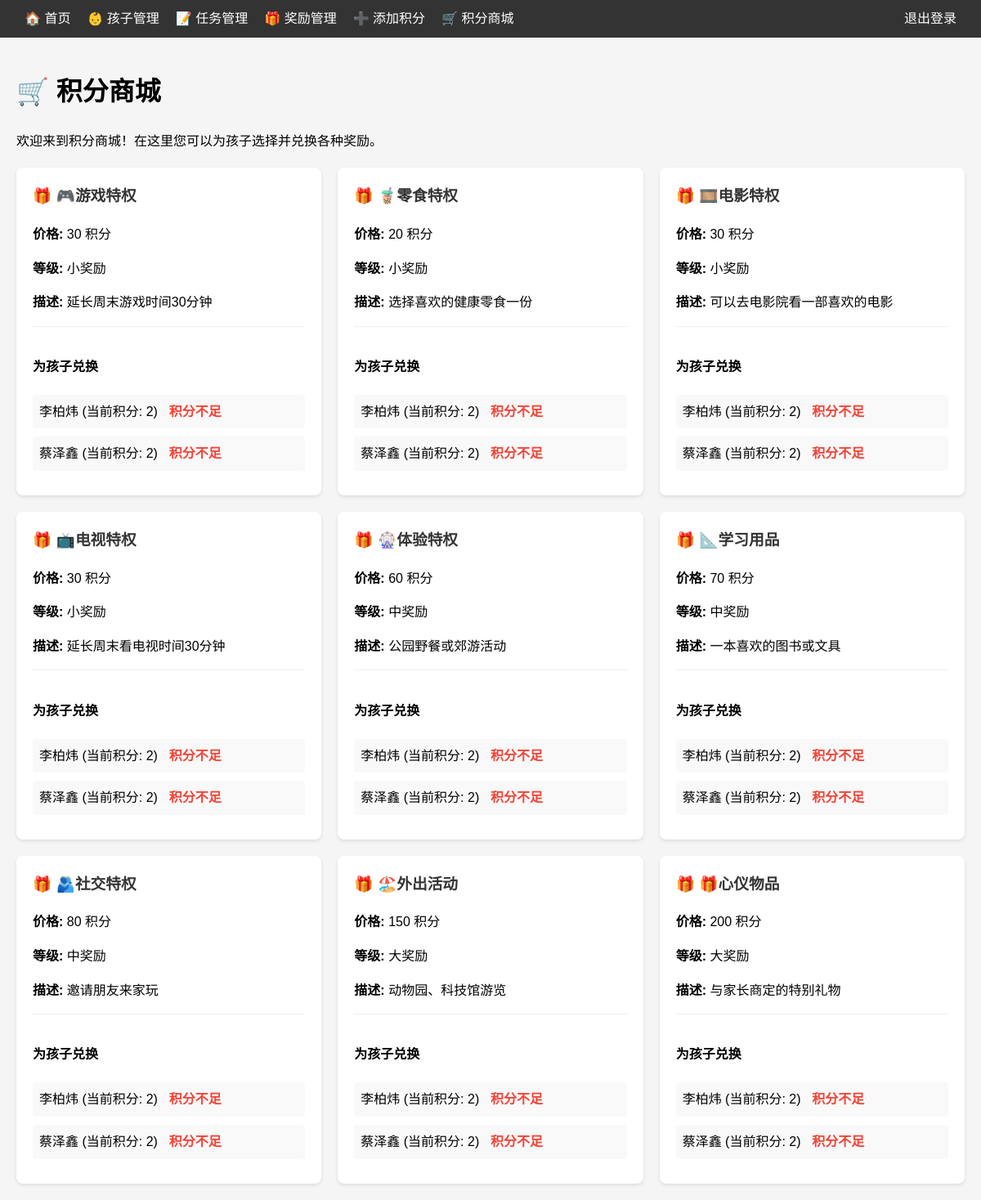
Screenshot of /mall (signed in) with the database file from the repository.
### app/models.py (models this page shows)
class Reward(db.Model):
    id = db.Column(db.Integer, primary_key=True)
    name = db.Column(db.String(128), nullable=False)
    description = db.Column(db.Text)
    cost = db.Column(db.Integer, nullable=False)  # 兑换奖励所需的积分
    level = db.Column(db.String(64), nullable=False, default='小奖励')
    is_active = db.Column(db.Boolean, default=True)
    records = db.relationship('RewardRecord', backref='reward', lazy='dynamic')

class Child(db.Model):
    id = db.Column(db.Integer, primary_key=True)
    name = db.Column(db.String(64), nullable=False)
    age = db.Column(db.Integer)
    points = db.Column(db.Integer, default=0)
    user_id = db.Column(db.Integer, db.ForeignKey('user.id'), nullable=False)
    task_records = db.relationship('TaskRecord', backref='child', lazy='dynamic')
    reward_records = db.relationship('RewardRecord', backref='child', lazy='dynamic')

### app/main/views.py (the view)
@main.route('/mall')
@login_required
def mall():
    children = current_user.children.all()
    available_rewards = Reward.query.filter_by(is_active=True).all()
    rewards_with_availability = []
    for reward in available_rewards:
        child_availability = []
        for child in children:
            can_redeem_count = child.points // reward.cost if reward.cost > 0 else 0
            child_availability.append({
                'child': child,
                'can_redeem_count': can_redeem_count,
                'has_enough_points': can_redeem_count > 0
            })
        rewards_with_availability.append({
            'reward': reward,
            'children_availability': child_availability
        })
    return render_template('mall.html',
                          children=children,
                          rewards_with_availability=rewards_with_availability)

### app/models.py (called while the page is built)
@login_manager.user_loader
def load_user(user_id):
    return User.query.get(int(user_id))

### app/templates/mall.html (shortened to what this page needs)
{% extends "base.html" %}
{% block content %}
    <h1>🛒 积分商城</h1>
    <p>欢迎来到积分商城！在这里您可以为孩子选择并兑换各种奖励。</p>
    {% if children|length == 0 %}
        <div class="flash">您还没有添加孩子，请先添加孩子后再使用积分商城功能。</div>
        <a href="{{ url_for('main.add_child') }}" class="button">添加孩子</a>
    {% elif rewards_with_availability|length == 0 %}
        <div class="flash">商城中暂无可用奖励，请联系管理员添加奖励。</div>
    {% else %}
        <div class="mall-container">
            {% for item in rewards_with_availability %}
            <div class="reward-card">
                <h3>🎁 {{ item.reward.name }}</h3>
                <p><strong>价格:</strong> {{ item.reward.cost }} 积分</p>
                <p><strong>等级:</strong> {{ item.reward.level }}</p>
                {% if item.reward.description %}
                <p><strong>描述:</strong> {{ item.reward.description }}</p>
                {% endif %}
                <div class="child-redemption-section">
                    <h4>为孩子兑换</h4>
                    {% for child_info in item.children_availability %}
                    <div class="child-redemption-item">
                        <span>{{ child_info.child.name }} (当前积分: {{ child_info.child.points }})</span>
                        {% if child_info.has_enough_points %}
                        <a href="{{ url_for('main.redeem_reward', child_id=child_info.child.id, reward_id=item.reward.id) }}"
                           class="button"
                           onclick="return confirm('确定要为{{ child_info.child.name }}兑换【{{ item.reward.name }}】吗？将扣除{{ item.reward.cost }}积分。')">
                            立即兑换
                        </a>
                        <span class="redeem-info">可兑换 {{ child_info.can_redeem_count }} 个</span>
                        {% else %}
                        <span class="insufficient-points">积分不足</span>
                        {% endif %}
                    </div>
                    {% endfor %}
                </div>
            </div>
            {% endfor %}
        </div>
    {% endif %}
{% endblock %}

### app/templates/base.html (style rules this page uses)
body { font-family: Arial, sans-serif; margin: 0; padding: 0; background-color: #f5f5f5; line-height: 1.6; }

### app/templates/mall.html (style rules this page uses)
.mall-container { display: grid; grid-template-columns: repeat(auto-fill, minmax(300px, 1fr)); gap: 20px; margin-top: 20px; }
.reward-card { background: white; border-radius: 8px; padding: 20px; box-shadow: 0 2px 4px rgba(0,0,0,0.1); }
.reward-card h3 { margin-top: 0; color: #333; }
.child-redemption-section { margin-top: 15px; padding-top: 15px; border-top: 1px solid #eee; }
.child-redemption-item { display: flex; align-items: center; justify-content: space-between; margin-bottom: 10px; padding: 8px; background-color: #f9f9f9; border-radius: 4px; }
.child-redemption-item span { flex: 1; }
.insufficient-points { color: #f44336; font-weight: bold; }

### rows the page displays
Reward: reward.name "🎮游戏特权", reward.cost "30", reward.level "小奖励", reward.description "延长周末游戏时间30分钟"
Child: child.name "李柏炜" "李柏炜" "李柏炜" "李柏炜" "李柏炜" "李柏炜" "李柏炜" "李柏炜" "李柏炜", child.points "2" "2" "2" "2" "2" "2" "2" "2" "2"
Child: child.name "蔡泽鑫" "蔡泽鑫" "蔡泽鑫" "蔡泽鑫" "蔡泽鑫" "蔡泽鑫" "蔡泽鑫" "蔡泽鑫" "蔡泽鑫", child.points "2" "2" "2" "2" "2" "2" "2" "2" "2"
Reward: reward.name "🧋零食特权", reward.cost "20", reward.level "小奖励", reward.description "选择喜欢的健康零食一份"
Reward: reward.name "🎞️电影特权", reward.cost "30", reward.level "小奖励", reward.description "可以去电影院看一部喜欢的电影"
Reward: reward.name "📺电视特权", reward.cost "30", reward.level "小奖励", reward.description "延长周末看电视时间30分钟"
Reward: reward.name "🎡体验特权", reward.cost "60", reward.level "中奖励", reward.description "公园野餐或郊游活动"
Reward: reward.name "📐学习用品", reward.cost "70", reward.level "中奖励", reward.description "一本喜欢的图书或文具"
Reward: reward.name "🫂社交特权", reward.cost "80", reward.level "中奖励", reward.description "邀请朋友来家玩"
Reward: reward.name "🏖️外出活动", reward.cost "150", reward.level "大奖励", reward.description "动物园、科技馆游览"
Reward: reward.name "🎁心仪物品", reward.cost "200", reward.level "大奖励", reward.description "与家长商定的特别礼物"
